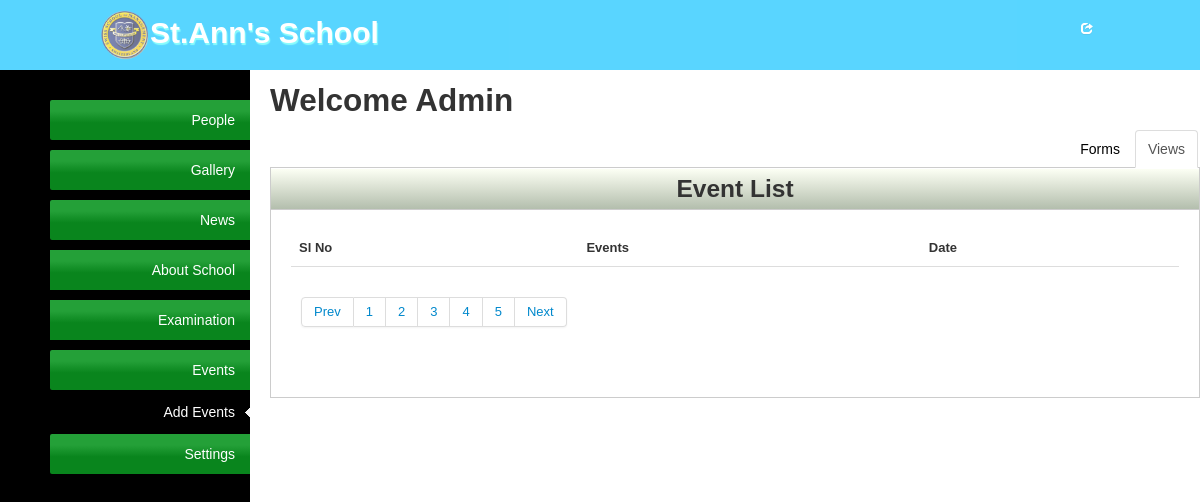
Before: /admin/events.php with the older database file.
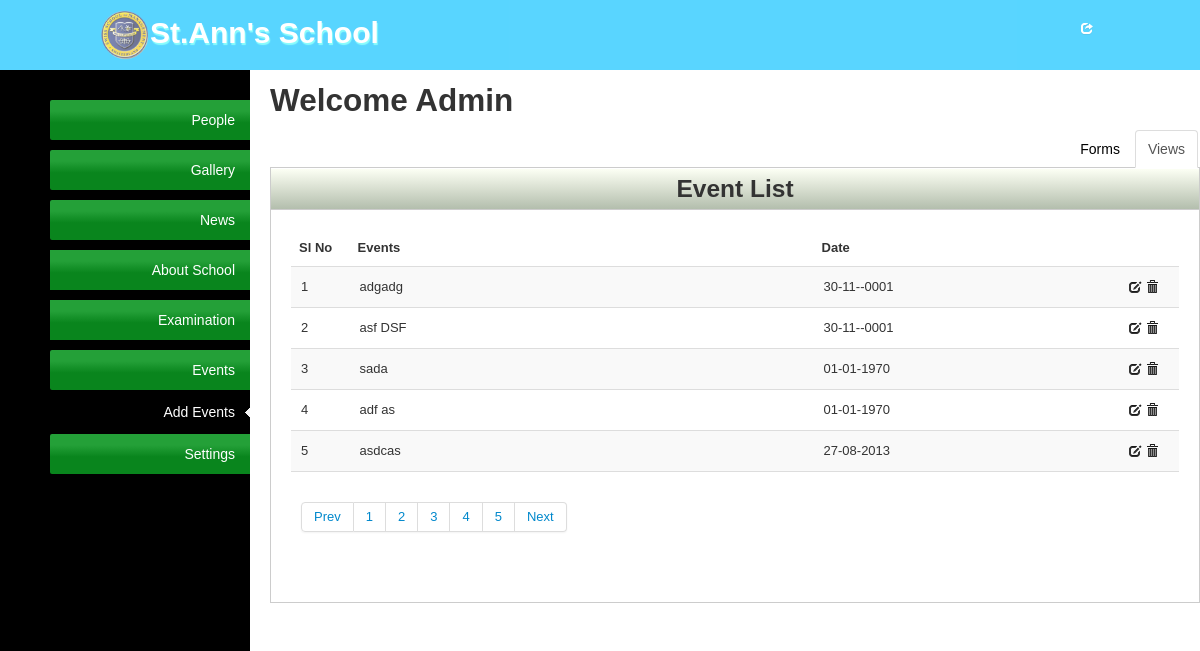
After: the same page with the newer database file.
### tables this page shows
CREATE TABLE `events` (
  `id` int(11) NOT NULL AUTO_INCREMENT,
  `events` text NOT NULL,
  `date` date DEFAULT NULL,
  PRIMARY KEY (`id`)
);

### admin/events.php (the view, shortened to what this page needs)
<?php require_once('admin-layouts/admin-header.php'); ?>
<link href="<?php echo $resourcePath;?>library/datepicker/css/datepicker.css" media="screen" rel="stylesheet" type="text/css">
<div class="tab-content">
    <h2>Welcome Admin</h2>
    <div class="tabbable">
        <ul class="nav nav-tabs">
            <li class="active"><a href="#tab1" id="#tab1" data-toggle="tab">Views</a></li>
            <li><a href="#tab2" class="tab2-form" data-toggle="tab">Forms</a></li>
        </ul>
        <div class="tab-content">
            <div class="tab-pane active" id="tab1">
                <div class="content-box">
                    <div class="content-box-header">
                        <h3 class="c-head">Event List</h3>
                    </div>
                    <div class="content-box-content">
                        <table class="table table-striped">
                            <thead>
                            <tr>
                                <th>Sl No</th>
                                <th>Events</th>
                                <th>Date</th>
                            </tr>
                            </thead>
                            <tfoot>
                            <tr>
                                <td colspan="6">
                                    <div class="pagination">
                                        <ul>
                                            <li><a href="#">Prev</a></li>
                                            <li><a href="#">1</a></li>
                                            <li><a href="#">2</a></li>
                                            <li><a href="#">3</a></li>
                                            <li><a href="#">4</a></li>
                                            <li><a href="#">5</a></li>
                                            <li><a href="#">Next</a></li>
                                        </ul>
                                    </div>
                                </td>
                            </tr>
                            </tfoot>
                            <tbody>
                            <?php
                            $sql_news = "SELECT * FROM events";
                            $result = mysql_query($sql_news) or die ('Error updating database: ' . mysql_error());
                            ?>
                            <?php
                            if($result) {
                                $iterator = 1;
                                while ($row = mysql_fetch_array($result)):?>
                                    <tr>
                                        <td><?php echo $iterator++;?></td>
                                        <td class="span6"><?php echo $row['events'];?></td>
                                        <td class="span4"><?php echo date("d-m-Y", strtotime($row['date']));?></td>
                                        <td>
                                            <a title="Edit" href="#" class="edit" rowId="<?php echo $row['id'];?>"><i class="icon-edit"></i></a>
                                            <a title="Delete" href="#" class="delBtn" rowId="<?php echo $row['id'];?>"><i class="icon-trash"></i></a>
                                        </td>
                                    </tr>
                                <?php endwhile;} ?>
                            </tbody>
                        </table>
                    </div>
                </div>
            </div>
        </div>
    </div>
</div>
<?php require_once('admin-layouts/admin-footers.php'); ?>

### admin/admin-layouts/admin-header.php (shortened to what this page needs)
<!DOCTYPE html PUBLIC "-//W3C//DTD XHTML 1.0 Transitional//EN" "http://www.w3.org/TR/xhtml1/DTD/xhtml1-transitional.dtd">
<html xmlns="http://www.w3.org/1999/xhtml">
<?php $resourcePath ='../public/' ?>
<head>
    <link rel="stylesheet" href="<?php echo $resourcePath;?>css/bootstrap.css" />
    <link rel="stylesheet" href="<?php echo $resourcePath;?>css/style.css" />
</head>
<body>
<header class="header">
    <div class="container clearfix">
        <a class="logo" href="#"><img src="<?php echo $resourcePath;?>img/layout/logo.png" />St.Ann's School</a>
        <a class="login" href="#sign-up" data-toggle="modal" role="button" ><i class="icon-share icon-white"></i>Logout</a>
    </div>
</header>
<?php
    $url = explode('/', $_SERVER["REQUEST_URI"]);
?>
<section class="admin-tab">
    <ul class="tab-bar">
        <li>
            <a class="active-tab" href="#student" data-toggle="tab">People</a>
        </li>
        <li>
            <a class="active-tab" href="#gallery" data-toggle="tab">Gallery</a>
        </li>
        <li>
            <a class="active-tab" href="#news" data-toggle="tab">News</a>
        </li>
        <li><a class="active-list" href="#">About School</a>
        </li>
        <li><a href="#">Examination</a></li>
        <li>
            <a class="active-tab" href="#" data-toggle="tab">Events</a>
            <ul class="sub-nav" <?php if(in_array($url[2], array('events.php'))){?> style="display: block" <?php }?>>
                <li><a class="sub-list <?php if($url[2] == 'events.php'){echo 'current';}?>" href="events.php">Add Events</a></li>
            </ul>
        </li>
        <li>
            <a class="active-tab" href="#" data-toggle="tab">Settings</a>
        </li>
    </ul>

### admin/admin-layouts/admin-footers.php
</section>
</body>
</html>

### public/css/style.css (style rules this page uses)
* { padding:0; margin:0; }
body { font-size:14px; font-family:Verdana, Arial, Helvetica, sans-serif; }
img { border:none; }
a { text-decoration:none; }
.container { width:1000px; margin:auto; }
.header { width:100%; height:auto; background:#00BFFF; padding:10px 0; z-index:100; opacity:0.65; -webkit-opacity:0.65; }
.logo { font-size:30px; color:#FFF; float:left; text-shadow: 1px 2px 1px #4DFCFC; -webkit- text-shadow: 1px 2px 1px #4DFCFC; font-weight:bold; }
.logo img { height:50px; }
.login { float:right; color:#FFF; margin-top:10px; width:20px; height:20px; overflow:hidden; transition:width 0.30s; -webkit-transition:width 0.30s; }
.nav a { color:#000; }
.tab-bar { border:none; margin:0 20px 0 0; min-height:700px; width:200px; padding:20px 0 0 50px; list-style:none; float:left; background-color: #000000; filter: progid:DXImageTransform.Microsoft.gradient( startColorstr='#45484d', endColorstr='#000000',GradientType=1 ); }
.active-tab { border:none; cursor:pointer; border-radius:2px 0 0 2px; -webkit-border-radius:2px 0 0 2px; background:none; color:#0FF; text-align:right; }
.tab-bar > li > a { text-align:right; color:#fff; transition: padding 0.4s; -webkit-transition: padding 0.4s; margin:10px 0; padding:10px 15px 10px 0; display:block; background: #cedbe9; background-image: linear-gradient(bottom, rgb(9,133,29) 43%, rgb(36,160,56) 72%); background-image: -o-linear-gradient(bottom, rgb(9,133,29) 43%, rgb(36,160,56) 72%); background-image: -moz-linear-gradient(bottom, rgb(9,133,29) 43%, rgb(36,160,56) 72%); background-image: -webkit-linear-gradient(bottom, rgb(9,133,29) 43%, rgb(36,160,56) 72%); background-image: -ms-linear-gradient(bottom, rgb(9,133,29) 43%, rgb(36,160,56) 72%); filter: progid:DXImageTransform.Microsoft.gradient( startColorstr='#cedbe9', endColorstr='#26558b',GradientType=0 ); }
.content-box { background: none repeat scroll 0 0 #FFFFFF; border: 1px solid #CCCCCC; margin: 0 0 20px; }
.content-box-header { height: 40px; margin-top: 1px; background: #fcfff4; background: -moz-linear-gradient(top, #fcfff4 0%, #dfe5d7 40%, #b3bead 100%); background: -webkit-gradient(linear, left top, left bottom, color-stop(0%,#fcfff4), color-stop(40%,#dfe5d7), color-stop(100%,#b3bead)); background: -webkit-linear-gradient(top, #fcfff4 0%,#dfe5d7 40%,#b3bead 100%); background: -o-linear-gradient(top, #fcfff4 0%,#dfe5d7 40%,#b3bead 100%); background: -ms-linear-gradient(top, #fcfff4 0%,#dfe5d7 40%,#b3bead 100%); background: linear-gradient(to bottom, #fcfff4 0%,#dfe5d7 40%,#b3bead 100%); filter: progid:DXImageTransform.Microsoft.gradient( startColorstr='#fcfff4', endColorstr='#b3bead',GradientType=0 ); }
.content-box-content { border-top: 1px solid #CCCCCC; font-size: 13px; padding: 20px; max-width:1000px; overflow-x:auto; }
.tab-content table td { padding:10px; }
.sub-nav , .sub-t { margin:5px 0; list-style:none; text-align:right; display:none; }
.sub-list { text-align:right; color:#AAAAAA; transition: padding 0.4s; -webkit-transition: width 0.4s; display:inline-block; width:160px; padding:2px 15px 2px 20px; }
.current { color:#ffffff; background: url("../img/layout/menu-current-arrow.gif") no-repeat scroll right center transparent !important; }
.tab-content .nav-tabs { margin:0; border:none; }
.c-head { text-align:center; margin:0; }
.admin-tab .nav-tabs > li, .nav-pills > li { float:right; }

Changed rows visible on the page:
added events: events "adgadg", date "30-11--0001"
added events: events "asf DSF", date "30-11--0001"
added events: events "sada", date "01-01-1970"
added events: events "adf as", date "01-01-1970"
added events: events "asdcas", date "27-08-2013"
